Frame 1 (no input): blank canvas, image omitted
Frame 60 (no input): blank canvas, image omitted
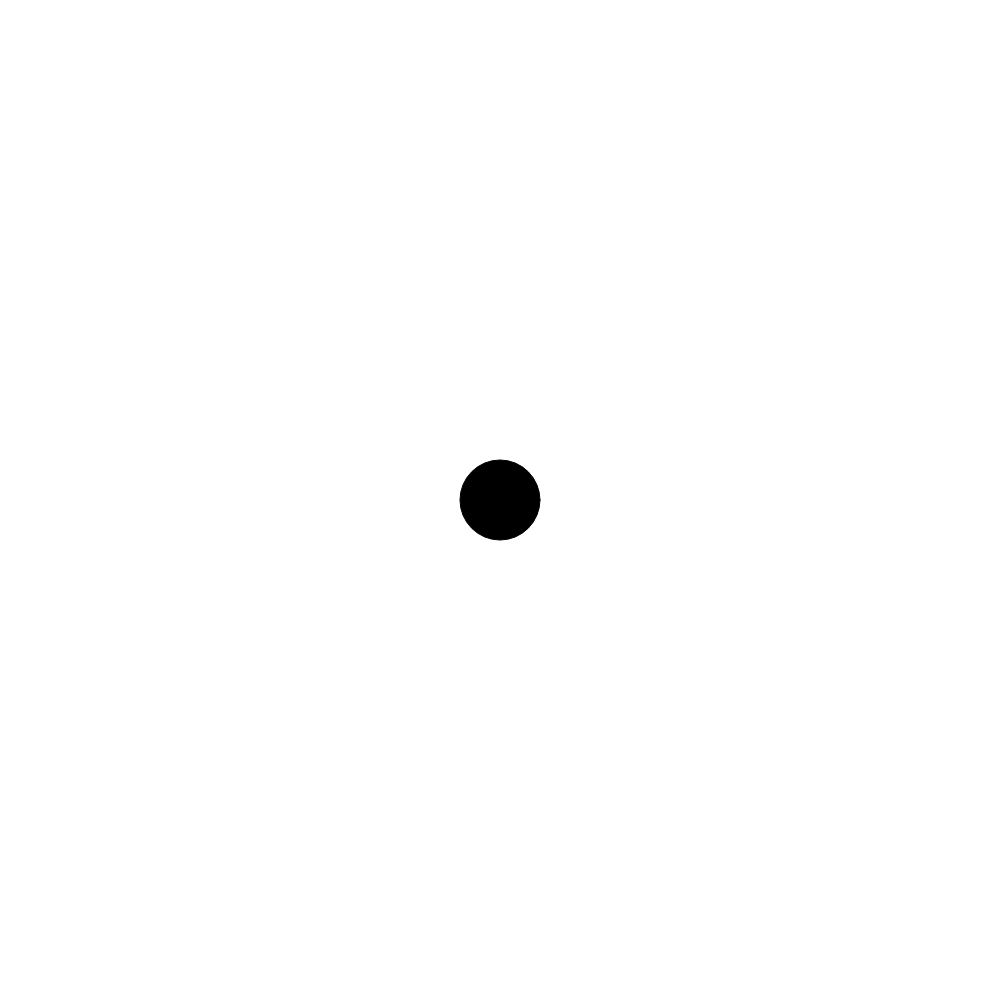
Frame 120 (the mouse pressed at the canvas centre since frame 60)

The p5.js sketch whose frames 1 and 60 were blank and that drew this single picture after the mouse press (run headless with seeded random() and noise() and a simulated clock; from frame 60 on, the mouse is pressed at the canvas centre):

// p5.js sketch
// ── sketch.js
function setup() {
  createCanvas(1000, 1000);
  // draw rectangle
  rect(240,100,500,500);
}

function draw() {
  if (mouseIsPressed) {
    fill(0);
    clear();
  } else {
    fill(255);
    clear();
  }
  ellipse(mouseX, mouseY, 80, 80);
}
